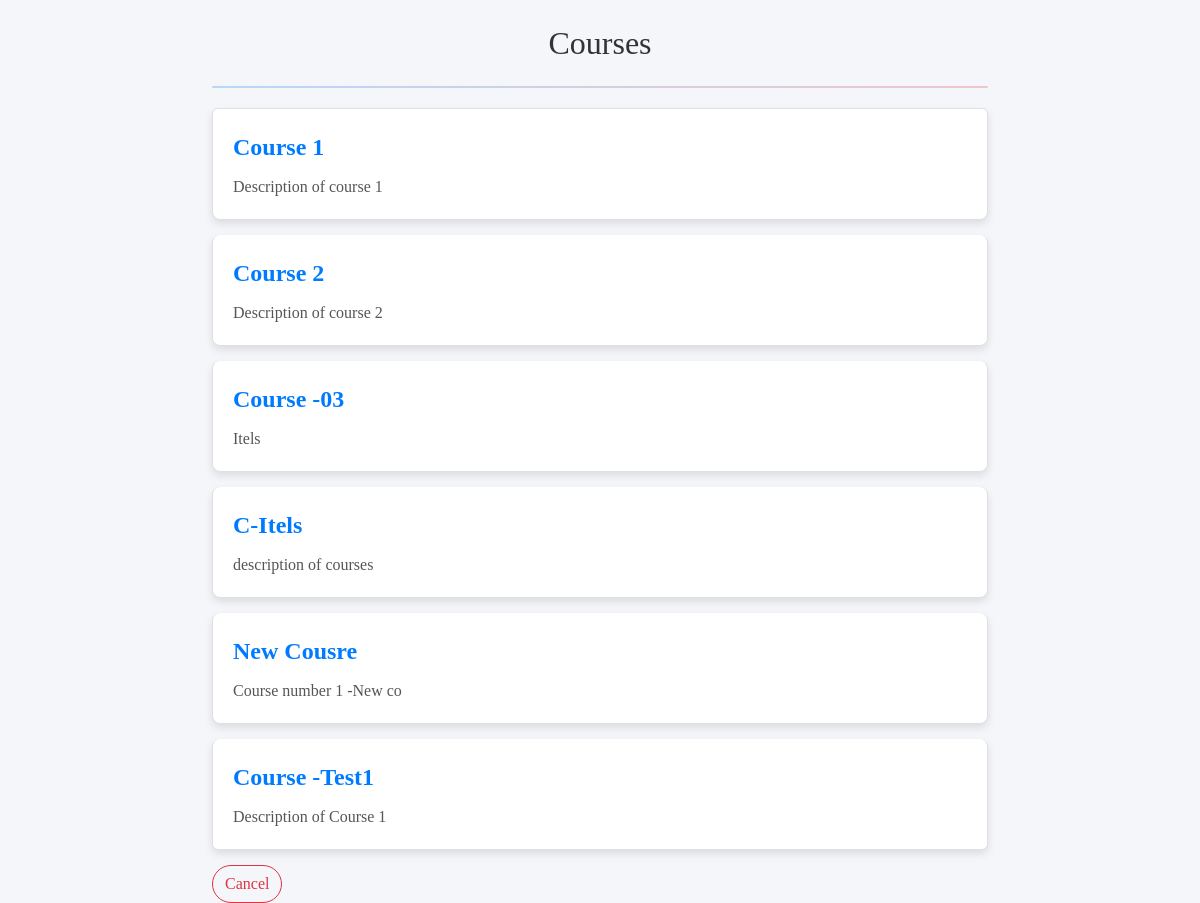
Before: /course/course_list/ with the older database file.
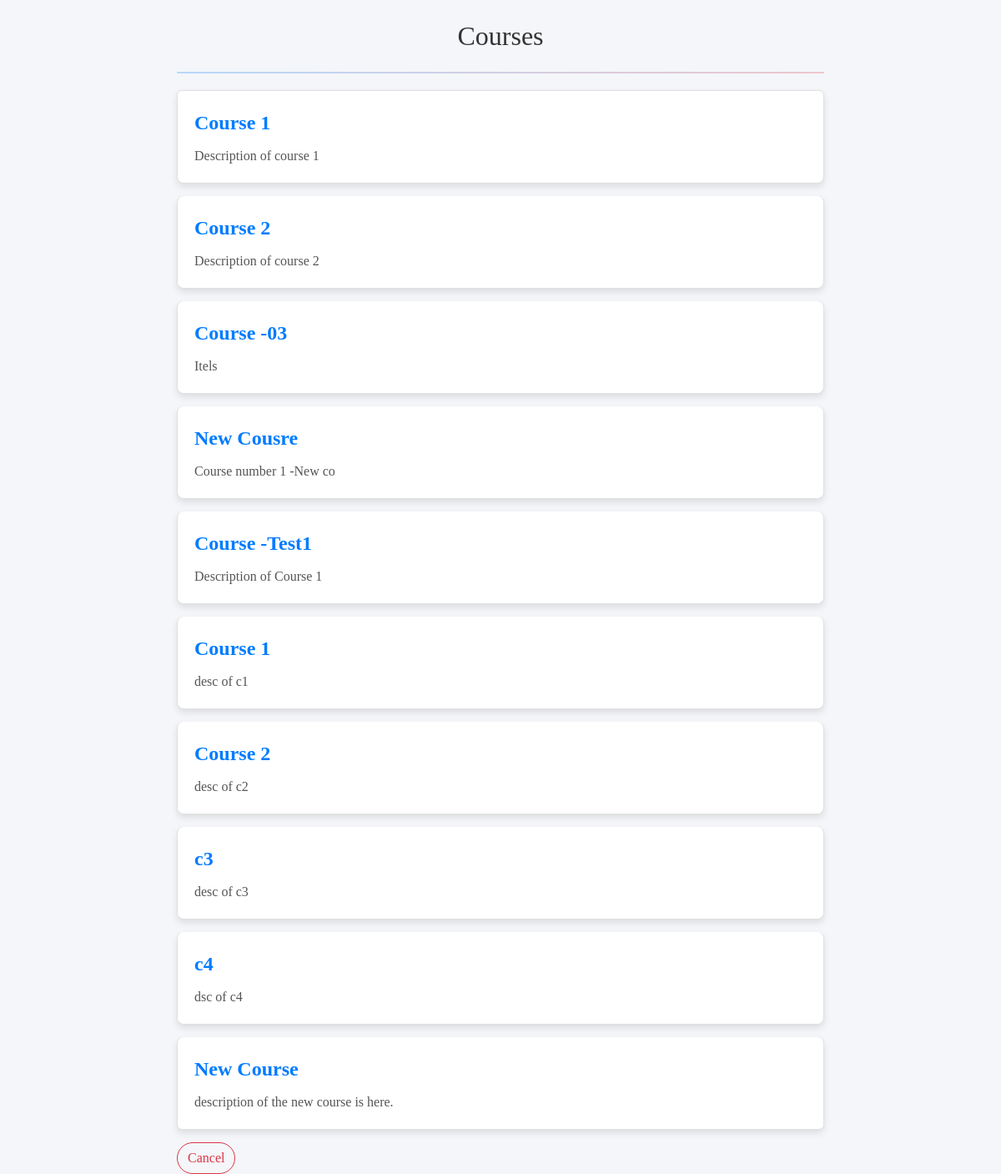
After: the same page with the newer database file.
### app/quickstart/models.py (models this page shows, shortened)
class Course(models.Model):
    title = models.CharField(max_length=200)
    description = models.TextField()
    consultant = models.ForeignKey(settings.AUTH_USER_MODEL, on_delete=models.CASCADE, related_name='courses')
    created_at = models.DateTimeField(auto_now_add=True)
    updated_at = models.DateTimeField(auto_now=True)

### app/quickstart/views.py (the view)
# urls.py: path('course/course_list/', course_list, name='course_list'),
def course_list(request):
    user = request.user
    if user.is_authenticated:
        courses = Course.objects.filter(consultant=user)
    else:
        courses = Course.objects.all()  # Display all courses or modify as needed
    return render(request, 'course/course_list.html', {'courses': courses})

### app/templates/course/course_list.html (shortened to what this page needs)
<!DOCTYPE html>
<html lang="en">
<head>
    {% load bootstrap5 %}
    {% load static %}
    {% bootstrap_css %}
</head>
<body>
    {% block content %}
    <div class="container course-list">
        <br>
        <h2 class="mb-4 text-center">Courses {{username}}</h2>
        <hr class="styled-hr">
        <div class="list-group">
            {% for course in courses %}
                <div class="list-group-item course-item">
                    <div class="course-title">{{ course.title }}</div>
                    <div class="course-description">{{ course.description }}</div>
                </div>
            {% empty %}
                <p class="empty-message">No courses available.</p>
            {% endfor %}
        </div>
        <a class="btn btn-outline-danger" href="{% url 'redirect_based_on_role' %}" style="border-radius: 30px;">Cancel</a>
        <br>
    </div>
    {% endblock %}
</body>
</html>

### app/templates/course/course_list.html (style rules this page uses)
body { background-color: #f4f6f9; color: #333; font-family: 'Times New Roman', Times, serif; }
.container { margin-top: 20px; }
.course-list { margin: 0 auto; max-width: 800px; }
.course-item { border: 1px solid #e0e0e0; border-radius: 8px; padding: 20px; margin-bottom: 15px; background-color: #ffffff; box-shadow: 0 4px 8px rgba(0, 0, 0, 0.1); transition: box-shadow 0.3s ease-in-out; }
.course-title { font-size: 1.5rem; font-weight: 600; color: #007bff; margin-bottom: 10px; }
.course-description { font-size: 1rem; color: #555; line-height: 1.5; }
hr.styled-hr { border: 0; height: 2px; background: linear-gradient(to right, #007bff, #dc3545); margin: 20px 0; border-radius: 5px; }

Changed rows visible on the page:
removed Course: title "C-Itels", description "description of courses"
added Course: title "Course 1", description "desc of c1"
added Course: title "Course 2", description "desc of c2"
added Course: title "c3", description "desc of c3"
added Course: title "c4", description "dsc of c4"
added Course: title "New Course", description "description of the new course is here."
